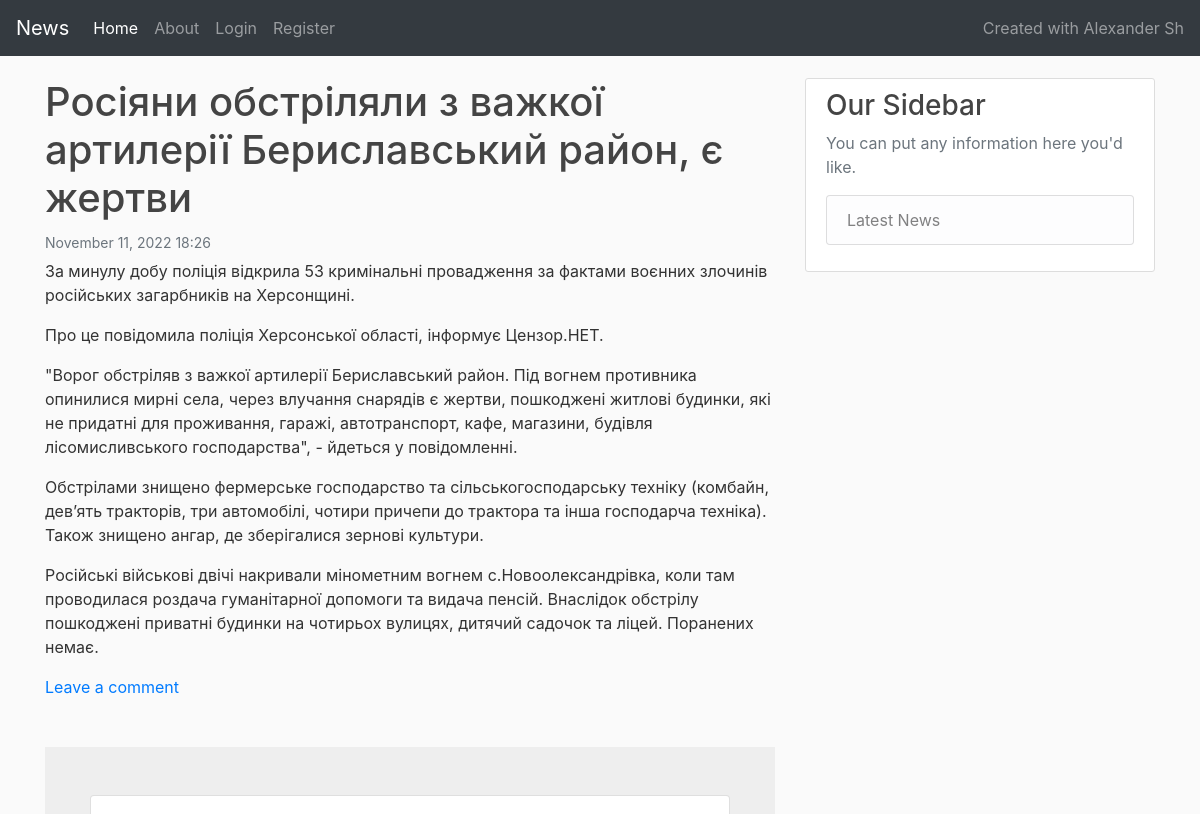
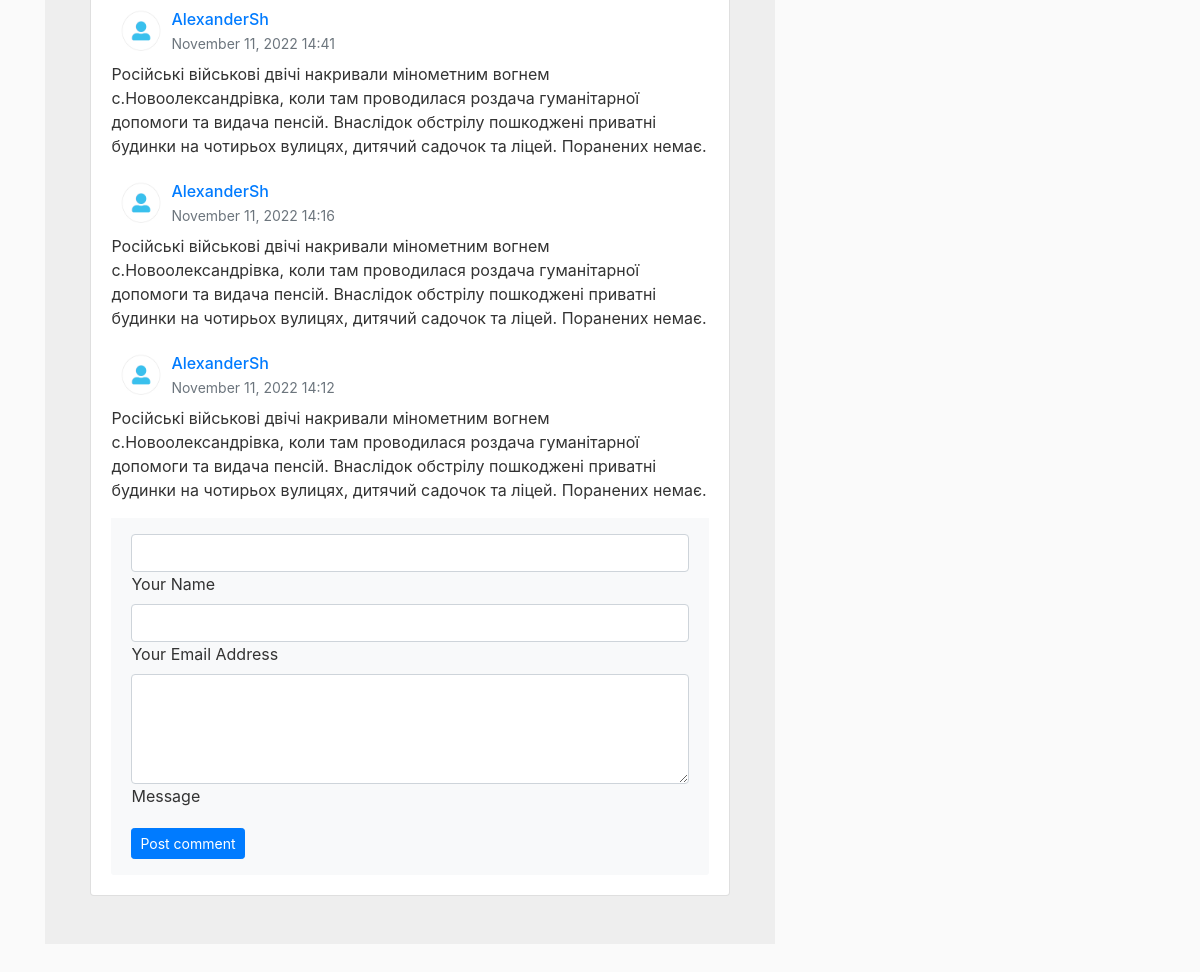
Before: /content/3/ with the older database file (2 pictures, top to bottom).
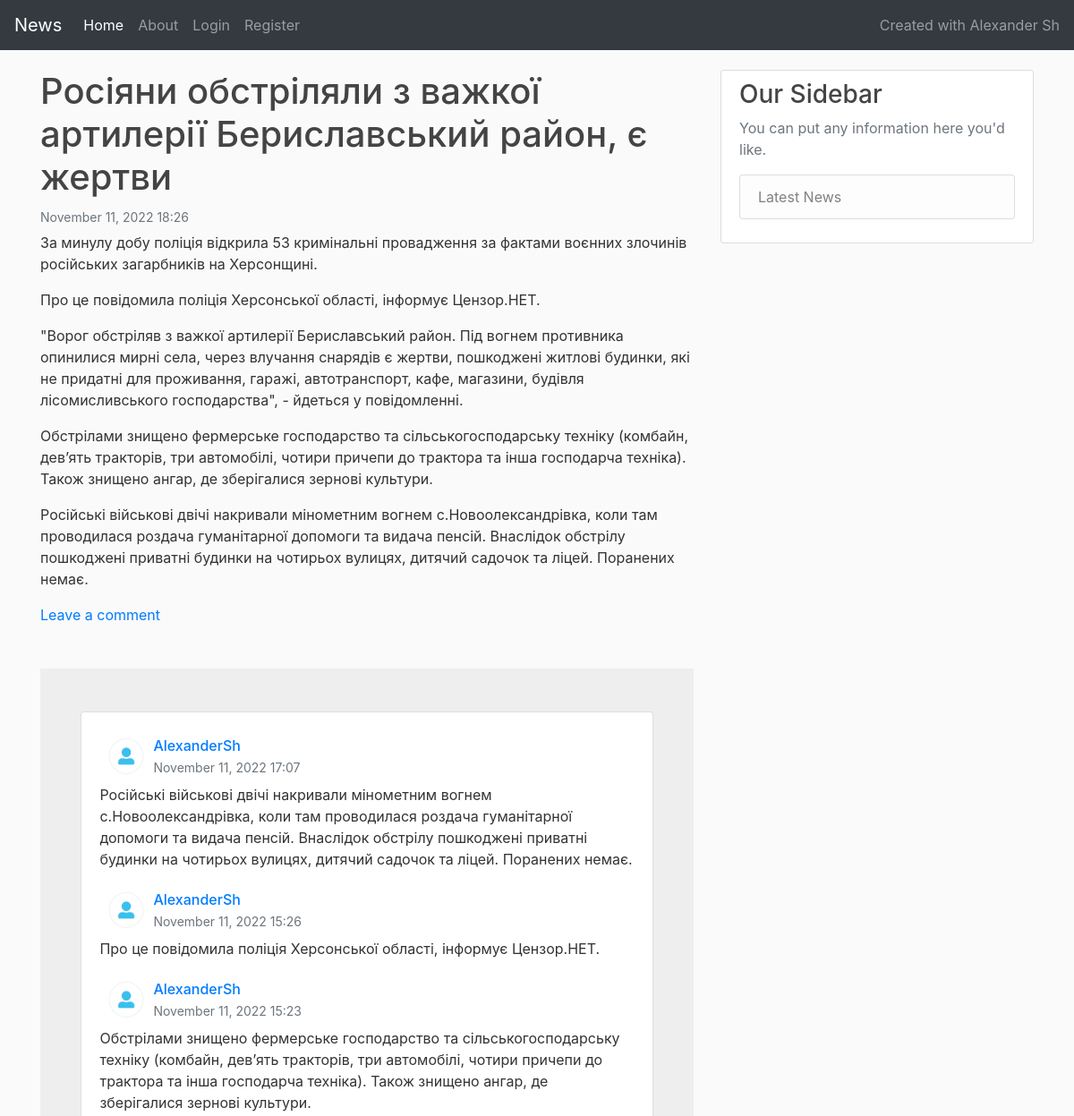
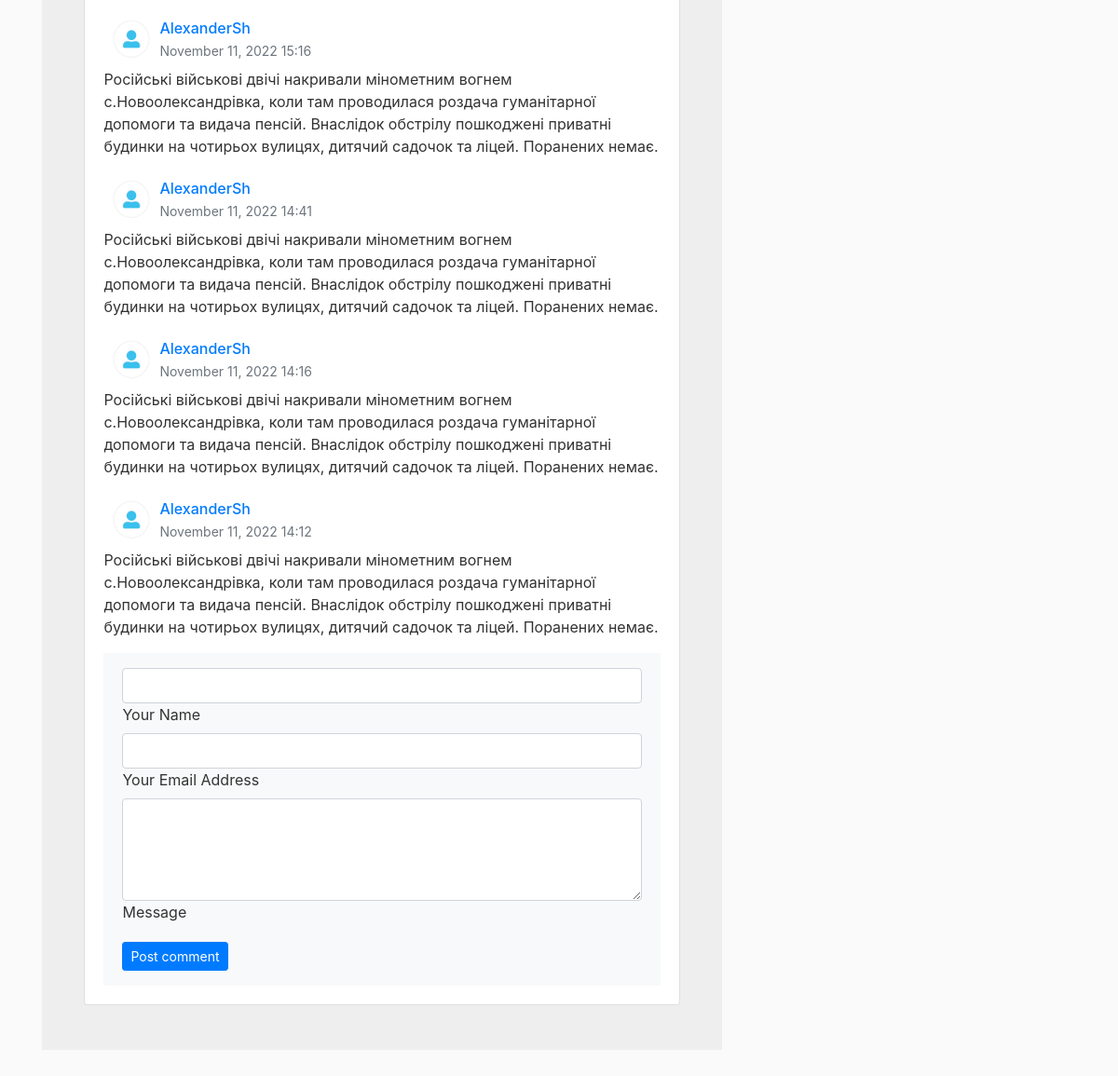
After: the same page with the newer database file (2 pictures, top to bottom).
### comment/models.py (models this page shows)
class Comment(models.Model):
    author = models.CharField(max_length=200)
    comment = models.TextField()
    approved = models.BooleanField(default=False)
    entry = models.ForeignKey(
        Entry,
        on_delete=models.CASCADE,
        related_name='comments',
    )
    created_at = models.DateTimeField(default=timezone.now)
    class Meta:
        db_table = 'base_comment'

### content/views.py (the view)
# urls.py: path('content/<int:id>/', views.show, name='show'),
def show(request, id):
    comments = Comment.objects.filter(entry_id=id, approved=True).order_by('-created_at')
    try:
        entry = Entry.objects.get(id=id)
    except (Entry.DoesNotExist):
        return render(request, 'errors/404.html', status=404)
    context = {
        'entry': entry,
        'title': entry.title,
        'comments': comments,
    }
    return render(request, 'show.html', context)

### content/templates/show.html
{% extends "index.html" %}
{% block content %}
    <small class="text-muted">{{ entry.created_at|date:"F d, Y H:i" }}</small>
    <p class="article-content">{{ entry.content|linebreaks|urlize }}</p>
    <p>
        <a href="#comment-form">Leave a comment</a>
    </p>
    {% include 'comment.html' %}
{% endblock content %}

### content/templates/comment.html (shortened to what this page needs)
{% load static %}
<section style="background-color: #eee;">
    <div class="container my-5 py-5">
        <div class="row d-flex justify-content-center">
            <div class="col-md-12 col-lg-10 col-xl-11">
                <div class="card">
                    <div class="card-body" id="comments">
                        {% for comment in comments %}
                        <div class="d-flex flex-start align-items-center" id="comment-{{ comment.id }}">
                            <img class="rounded-circle shadow-1-strong me-3"
                                 src="{% static 'images/AwxR.png' %}" alt="avatar" width="60"
                                 height="60"/>
                            <div>
                                <h6 class="fw-bold text-primary mb-1">{{ comment.author }}</h6>
                                <p class="text-muted small mb-0">
                                    {{ comment.created_at|date:"F d, Y H:i" }}
                                </p>
                            </div>
                        </div>
                        {{ comment.comment|linebreaks|urlize }}
                        {% endfor %}
                        <form method="post" id="comment-form" action="{{ request.build_absolute_uri }}comment/">
                            <div class="card-footer py-3 border-0" style="background-color: #f8f9fa;">
                                <div class="d-flex flex-start w-100">
                                    <div class="form-outline w-100">
                                        <input type="text" name="author" class="form-control" id="author" value="{{ request.user.username }}"{% if request.user.username %} readonly="readonly"{% else %} required=""{% endif %}>
                                        <label class="form-label" for="author">Your Name</label>
                                    </div>
                                </div>
                                <div class="d-flex flex-start w-100">
                                    <div class="form-outline w-100">
                                        <input type="text" name="email" class="form-control" id="email" value="{{ request.user.email }}"{% if request.user.email %} readonly="readonly"{% else %} required=""{% endif %}>
                                        <label class="form-label" for="email">Your Email Address</label>
                                    </div>
                                </div>
                                <div class="d-flex flex-start w-100">
                                    <div class="form-outline w-100">
                                        <textarea class="form-control" id="comment" rows="4" name="message"
                                                  style="background: #fff;" required=""></textarea>
                                        <label class="form-label" for="comment">Message</label>
                                    </div>
                                </div>
                                <div class="float-end mt-2 pt-1">
                                    <button type="submit" class="btn btn-primary btn-sm">Post comment</button>
                                </div>
                            </div>
                        </form>
                    </div>
                </div>
            </div>
        </div>
    </div>
</section>

Changed rows visible on the page:
now on this page (row edited): Comment: author "AlexanderSh", created_at "November 11, 2022 17:07", comment "Російські військові двічі накривали мінометним вогнем с.Новоолександрівка, коли там проводилася роздача гуманітарної допомоги та видача пенсій. Внаслідок обстрілу пошкоджені приватні будинки на чотирьох вулицях, дитячий садочок та ліцей. Поранених немає."
now on this page (row edited): Comment: author "AlexanderSh", created_at "November 11, 2022 15:26", comment "Про це повідомила поліція Херсонської області, інформує Цензор.НЕТ."
now on this page (row edited): Comment: author "AlexanderSh", created_at "November 11, 2022 15:23", comment "Обстрілами знищено фермерське господарство та сільськогосподарську техніку (комбайн, дев’ять тракторів, три автомобілі, чотири причепи до трактора та інша господарча техніка). Також знищено ангар, де зберігалися зернові культури."
now on this page (row edited): Comment: author "AlexanderSh", created_at "November 11, 2022 15:16", comment "Російські військові двічі накривали мінометним вогнем с.Новоолександрівка, коли там проводилася роздача гуманітарної допомоги та видача пенсій. Внаслідок обстрілу пошкоджені приватні будинки на чотирьох вулицях, дитячий садочок та ліцей. Поранених немає."
